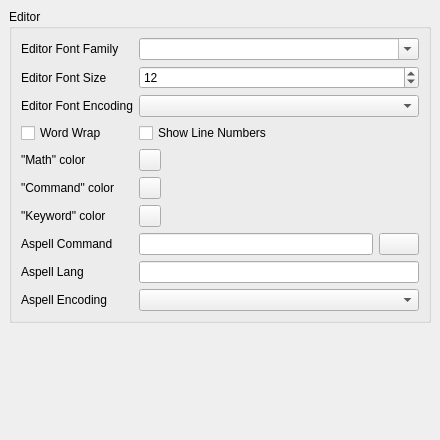
<ui version="4.0" >
 <class>PageEditor</class>
 <widget class="QWidget" name="PageEditor" >
  <property name="geometry" >
   <rect>
    <x>0</x>
    <y>0</y>
    <width>440</width>
    <height>440</height>
   </rect>
  </property>
  <property name="sizePolicy" >
   <sizepolicy>
    <hsizetype>7</hsizetype>
    <vsizetype>7</vsizetype>
    <horstretch>0</horstretch>
    <verstretch>0</verstretch>
   </sizepolicy>
  </property>
  <property name="windowTitle" >
   <string>Form</string>
  </property>
  <layout class="QVBoxLayout" >
   <property name="margin" >
    <number>9</number>
   </property>
   <property name="spacing" >
    <number>6</number>
   </property>
   <item>
    <widget class="QGroupBox" name="groupBox" >
     <property name="sizePolicy" >
      <sizepolicy>
       <hsizetype>7</hsizetype>
       <vsizetype>7</vsizetype>
       <horstretch>0</horstretch>
       <verstretch>0</verstretch>
      </sizepolicy>
     </property>
     <property name="title" >
      <string>Editor</string>
     </property>
     <layout class="QGridLayout" >
      <property name="margin" >
       <number>9</number>
      </property>
      <property name="spacing" >
       <number>6</number>
      </property>
      <item row="8" column="0" >
       <widget class="QLabel" name="labelAspellLang" >
        <property name="text" >
         <string>Aspell Lang</string>
        </property>
       </widget>
      </item>
      <item row="7" column="1" colspan="2" >
       <layout class="QHBoxLayout" >
        <property name="margin" >
         <number>0</number>
        </property>
        <property name="spacing" >
         <number>6</number>
        </property>
        <item>
         <widget class="QLineEdit" name="lineEditAspellCommand" >
          <property name="minimumSize" >
           <size>
            <width>190</width>
            <height>0</height>
           </size>
          </property>
         </widget>
        </item>
        <item>
         <widget class="QPushButton" name="pushButtonAspell" >
          <property name="text" >
           <string/>
          </property>
          <property name="icon" >
           <iconset resource="texmaker.qrc" >:/images/fileopen.png</iconset>
          </property>
         </widget>
        </item>
       </layout>
      </item>
      <item row="3" column="1" colspan="2" >
       <widget class="QCheckBox" name="checkBoxLinenumber" >
        <property name="text" >
         <string>Show Line Numbers</string>
        </property>
       </widget>
      </item>
      <item row="6" column="2" >
       <spacer>
        <property name="orientation" >
         <enum>Qt::Horizontal</enum>
        </property>
        <property name="sizeHint" >
         <size>
          <width>241</width>
          <height>20</height>
         </size>
        </property>
       </spacer>
      </item>
      <item row="5" column="2" >
       <spacer>
        <property name="orientation" >
         <enum>Qt::Horizontal</enum>
        </property>
        <property name="sizeHint" >
         <size>
          <width>241</width>
          <height>20</height>
         </size>
        </property>
       </spacer>
      </item>
      <item row="4" column="2" >
       <spacer>
        <property name="orientation" >
         <enum>Qt::Horizontal</enum>
        </property>
        <property name="sizeHint" >
         <size>
          <width>241</width>
          <height>20</height>
         </size>
        </property>
       </spacer>
      </item>
      <item row="5" column="1" >
       <widget class="QPushButton" name="pushButtonColorCommand" >
        <property name="sizePolicy" >
         <sizepolicy>
          <hsizetype>0</hsizetype>
          <vsizetype>0</vsizetype>
          <horstretch>0</horstretch>
          <verstretch>0</verstretch>
         </sizepolicy>
        </property>
        <property name="minimumSize" >
         <size>
          <width>22</width>
          <height>22</height>
         </size>
        </property>
        <property name="maximumSize" >
         <size>
          <width>22</width>
          <height>22</height>
         </size>
        </property>
        <property name="toolTip" >
         <string>Click here to set this color</string>
        </property>
        <property name="autoFillBackground" >
         <bool>true</bool>
        </property>
        <property name="text" >
         <string/>
        </property>
       </widget>
      </item>
      <item row="4" column="1" >
       <widget class="QPushButton" name="pushButtonColorMath" >
        <property name="sizePolicy" >
         <sizepolicy>
          <hsizetype>0</hsizetype>
          <vsizetype>0</vsizetype>
          <horstretch>0</horstretch>
          <verstretch>0</verstretch>
         </sizepolicy>
        </property>
        <property name="minimumSize" >
         <size>
          <width>22</width>
          <height>22</height>
         </size>
        </property>
        <property name="maximumSize" >
         <size>
          <width>22</width>
          <height>22</height>
         </size>
        </property>
        <property name="toolTip" >
         <string>Click here to set this color</string>
        </property>
        <property name="autoFillBackground" >
         <bool>true</bool>
        </property>
        <property name="text" >
         <string/>
        </property>
       </widget>
      </item>
      <item row="6" column="1" >
       <widget class="QPushButton" name="pushButtonColorKeyword" >
        <property name="sizePolicy" >
         <sizepolicy>
          <hsizetype>0</hsizetype>
          <vsizetype>0</vsizetype>
          <horstretch>0</horstretch>
          <verstretch>0</verstretch>
         </sizepolicy>
        </property>
        <property name="minimumSize" >
         <size>
          <width>22</width>
          <height>22</height>
         </size>
        </property>
        <property name="maximumSize" >
         <size>
          <width>22</width>
          <height>22</height>
         </size>
        </property>
        <property name="toolTip" >
         <string>Click here to set this color</string>
        </property>
        <property name="autoFillBackground" >
         <bool>true</bool>
        </property>
        <property name="text" >
         <string/>
        </property>
       </widget>
      </item>
      <item row="6" column="0" >
       <widget class="QLabel" name="labelColorKeyword" >
        <property name="text" >
         <string>"Keyword" color</string>
        </property>
       </widget>
      </item>
      <item row="7" column="0" >
       <widget class="QLabel" name="labelASpellCommand" >
        <property name="text" >
         <string>Aspell Command</string>
        </property>
       </widget>
      </item>
      <item row="8" column="1" colspan="2" >
       <widget class="QLineEdit" name="lineEditAspellLang" />
      </item>
      <item row="9" column="0" >
       <widget class="QLabel" name="labelAspellEncoding" >
        <property name="text" >
         <string>Aspell Encoding</string>
        </property>
       </widget>
      </item>
      <item row="9" column="1" colspan="2" >
       <widget class="QComboBox" name="comboBoxAspellEncoding" />
      </item>
      <item row="5" column="0" >
       <widget class="QLabel" name="labelColorCommand" >
        <property name="text" >
         <string>"Command" color</string>
        </property>
       </widget>
      </item>
      <item row="4" column="0" >
       <widget class="QLabel" name="labelColorMath" >
        <property name="text" >
         <string>"Math" color</string>
        </property>
       </widget>
      </item>
      <item row="3" column="0" >
       <widget class="QCheckBox" name="checkBoxWordwrap" >
        <property name="text" >
         <string>Word Wrap</string>
        </property>
       </widget>
      </item>
      <item row="0" column="1" colspan="2" >
       <widget class="QComboBox" name="comboBoxFont" >
        <property name="editable" >
         <bool>true</bool>
        </property>
       </widget>
      </item>
      <item row="0" column="0" >
       <widget class="QLabel" name="labelFamily" >
        <property name="text" >
         <string>Editor Font Family</string>
        </property>
       </widget>
      </item>
      <item row="1" column="1" colspan="2" >
       <widget class="QSpinBox" name="spinBoxSize" >
        <property name="minimum" >
         <number>1</number>
        </property>
        <property name="value" >
         <number>12</number>
        </property>
       </widget>
      </item>
      <item row="2" column="1" colspan="2" >
       <widget class="QComboBox" name="comboBoxEncoding" />
      </item>
      <item row="1" column="0" >
       <widget class="QLabel" name="labelSize" >
        <property name="text" >
         <string>Editor Font Size</string>
        </property>
       </widget>
      </item>
      <item row="2" column="0" >
       <widget class="QLabel" name="labelEncoding" >
        <property name="text" >
         <string>Editor Font Encoding</string>
        </property>
       </widget>
      </item>
     </layout>
    </widget>
   </item>
   <item>
    <spacer>
     <property name="orientation" >
      <enum>Qt::Vertical</enum>
     </property>
     <property name="sizeHint" >
      <size>
       <width>422</width>
       <height>91</height>
      </size>
     </property>
    </spacer>
   </item>
  </layout>
 </widget>
 <tabstops>
  <tabstop>comboBoxFont</tabstop>
  <tabstop>spinBoxSize</tabstop>
  <tabstop>comboBoxEncoding</tabstop>
  <tabstop>checkBoxWordwrap</tabstop>
  <tabstop>checkBoxLinenumber</tabstop>
  <tabstop>pushButtonColorMath</tabstop>
  <tabstop>pushButtonColorCommand</tabstop>
  <tabstop>pushButtonColorKeyword</tabstop>
  <tabstop>lineEditAspellCommand</tabstop>
  <tabstop>pushButtonAspell</tabstop>
  <tabstop>lineEditAspellLang</tabstop>
  <tabstop>comboBoxAspellEncoding</tabstop>
 </tabstops>
 <resources>
  <include location="texmaker.qrc" />
 </resources>
 <connections/>
</ui>
